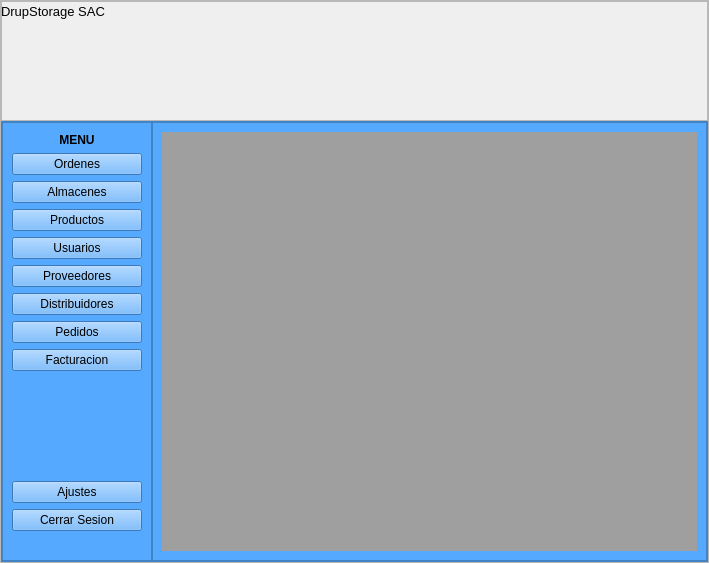
<?xml version="1.0" encoding="UTF-8"?>
<ui version="4.0">
 <class>MainWindow</class>
 <widget class="QMainWindow" name="MainWindow">
  <property name="geometry">
   <rect>
    <x>0</x>
    <y>0</y>
    <width>709</width>
    <height>563</height>
   </rect>
  </property>
  <property name="windowTitle">
   <string>MainWindow</string>
  </property>
  <widget class="QWidget" name="centralwidget">
   <layout class="QHBoxLayout" name="horizontalLayout">
    <property name="spacing">
     <number>0</number>
    </property>
    <property name="leftMargin">
     <number>0</number>
    </property>
    <property name="topMargin">
     <number>0</number>
    </property>
    <property name="rightMargin">
     <number>0</number>
    </property>
    <property name="bottomMargin">
     <number>0</number>
    </property>
    <item>
     <widget class="QFrame" name="frame">
      <property name="minimumSize">
       <size>
        <width>600</width>
        <height>0</height>
       </size>
      </property>
      <property name="maximumSize">
       <size>
        <width>1300</width>
        <height>16777215</height>
       </size>
      </property>
      <property name="styleSheet">
       <string notr="true"/>
      </property>
      <property name="frameShape">
       <enum>QFrame::StyledPanel</enum>
      </property>
      <property name="frameShadow">
       <enum>QFrame::Raised</enum>
      </property>
      <layout class="QVBoxLayout" name="verticalLayout">
       <property name="spacing">
        <number>0</number>
       </property>
       <property name="leftMargin">
        <number>0</number>
       </property>
       <property name="topMargin">
        <number>0</number>
       </property>
       <property name="rightMargin">
        <number>0</number>
       </property>
       <property name="bottomMargin">
        <number>0</number>
       </property>
       <item>
        <widget class="QFrame" name="frame_2">
         <property name="minimumSize">
          <size>
           <width>0</width>
           <height>120</height>
          </size>
         </property>
         <property name="maximumSize">
          <size>
           <width>16777215</width>
           <height>120</height>
          </size>
         </property>
         <property name="frameShape">
          <enum>QFrame::StyledPanel</enum>
         </property>
         <property name="frameShadow">
          <enum>QFrame::Raised</enum>
         </property>
         <widget class="QLabel" name="label">
          <property name="geometry">
           <rect>
            <x>0</x>
            <y>0</y>
            <width>121</width>
            <height>21</height>
           </rect>
          </property>
          <property name="font">
           <font>
            <pointsize>10</pointsize>
           </font>
          </property>
          <property name="text">
           <string>DrupStorage SAC</string>
          </property>
         </widget>
        </widget>
       </item>
       <item>
        <widget class="QFrame" name="frame_3">
         <property name="styleSheet">
          <string notr="true">background-color: rgb(85, 170, 255);</string>
         </property>
         <property name="frameShape">
          <enum>QFrame::StyledPanel</enum>
         </property>
         <property name="frameShadow">
          <enum>QFrame::Raised</enum>
         </property>
         <layout class="QHBoxLayout" name="horizontalLayout_2">
          <property name="spacing">
           <number>0</number>
          </property>
          <property name="leftMargin">
           <number>0</number>
          </property>
          <property name="topMargin">
           <number>0</number>
          </property>
          <property name="rightMargin">
           <number>0</number>
          </property>
          <property name="bottomMargin">
           <number>0</number>
          </property>
          <item>
           <widget class="QFrame" name="menu">
            <property name="minimumSize">
             <size>
              <width>150</width>
              <height>0</height>
             </size>
            </property>
            <property name="maximumSize">
             <size>
              <width>150</width>
              <height>16777215</height>
             </size>
            </property>
            <property name="frameShape">
             <enum>QFrame::StyledPanel</enum>
            </property>
            <property name="frameShadow">
             <enum>QFrame::Raised</enum>
            </property>
            <layout class="QVBoxLayout" name="verticalLayout_2">
             <item>
              <widget class="QLabel" name="label_2">
               <property name="minimumSize">
                <size>
                 <width>0</width>
                 <height>15</height>
                </size>
               </property>
               <property name="maximumSize">
                <size>
                 <width>16777215</width>
                 <height>15</height>
                </size>
               </property>
               <property name="font">
                <font>
                 <weight>75</weight>
                 <bold>true</bold>
                </font>
               </property>
               <property name="text">
                <string>MENU</string>
               </property>
               <property name="alignment">
                <set>Qt::AlignCenter</set>
               </property>
              </widget>
             </item>
             <item>
              <widget class="QPushButton" name="btnDetalleVentas">
               <property name="text">
                <string>Ordenes</string>
               </property>
              </widget>
             </item>
             <item>
              <widget class="QPushButton" name="btnAlmacen">
               <property name="text">
                <string>Almacenes</string>
               </property>
              </widget>
             </item>
             <item>
              <widget class="QPushButton" name="btnProductos">
               <property name="text">
                <string>Productos</string>
               </property>
              </widget>
             </item>
             <item>
              <widget class="QPushButton" name="btnClientes">
               <property name="text">
                <string>Usuarios</string>
               </property>
              </widget>
             </item>
             <item>
              <widget class="QPushButton" name="pushButton">
               <property name="text">
                <string>Proveedores</string>
               </property>
              </widget>
             </item>
             <item>
              <widget class="QPushButton" name="pushButton_8">
               <property name="text">
                <string>Distribuidores</string>
               </property>
              </widget>
             </item>
             <item>
              <widget class="QPushButton" name="btnVender">
               <property name="text">
                <string>Pedidos</string>
               </property>
              </widget>
             </item>
             <item>
              <widget class="QPushButton" name="btnVentas">
               <property name="text">
                <string>Facturacion</string>
               </property>
              </widget>
             </item>
             <item>
              <spacer name="verticalSpacer">
               <property name="orientation">
                <enum>Qt::Vertical</enum>
               </property>
               <property name="sizeHint" stdset="0">
                <size>
                 <width>20</width>
                 <height>86</height>
                </size>
               </property>
              </spacer>
             </item>
             <item>
              <widget class="QPushButton" name="btn">
               <property name="text">
                <string>Ajustes</string>
               </property>
              </widget>
             </item>
             <item>
              <widget class="QPushButton" name="btnSalir">
               <property name="text">
                <string>Cerrar Sesion</string>
               </property>
              </widget>
             </item>
             <item>
              <widget class="QLabel" name="label_3">
               <property name="text">
                <string/>
               </property>
              </widget>
             </item>
            </layout>
           </widget>
          </item>
          <item>
           <widget class="QFrame" name="frame_5">
            <property name="frameShape">
             <enum>QFrame::StyledPanel</enum>
            </property>
            <property name="frameShadow">
             <enum>QFrame::Raised</enum>
            </property>
            <layout class="QHBoxLayout" name="horizontalLayout_3">
             <item>
              <widget class="QMdiArea" name="mdiArea"/>
             </item>
            </layout>
           </widget>
          </item>
         </layout>
        </widget>
       </item>
      </layout>
     </widget>
    </item>
   </layout>
  </widget>
 </widget>
 <resources/>
 <connections/>
</ui>
